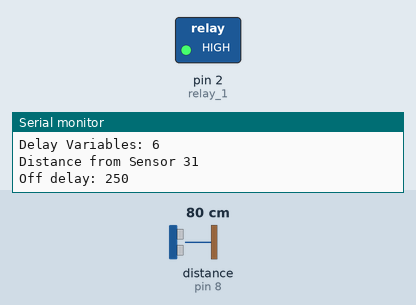
The sketch below on a simulated Arduino Uno, built with avr-gcc and run on an emulated ATmega328P. Parts: switched loads named in the sketch (green lamp = pin HIGH), the last lines printed to the serial monitor. The inputs (shaded band) are chosen by the test bench; at power-on: distance to the obstacle (sensor on pin 8) 80 cm. The echo pulse lasts 58.3 µs per cm; random numbers use the default seed unless the sketch sets one; pins used as bus, display or sensor lines are not drawn.

Above: at 1.2 s.
1.3 s: distance to the obstacle (sensor on pin 8) set to 95 cm
At 4.2 s:
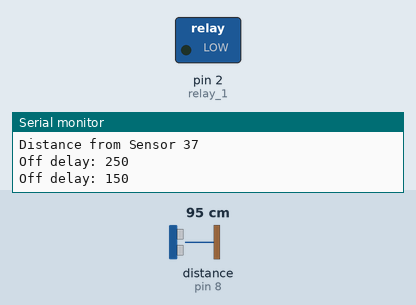
4.3 s: distance to the obstacle (sensor on pin 8) set to 106 cm
7.3 s: distance to the obstacle (sensor on pin 8) set to 9 cm
10.3 s: distance to the obstacle (sensor on pin 8) set to 6 cm
11.8 s: distance to the obstacle (sensor on pin 8) set to 18 cm
Timing chart, 0 to 15.8 s (numbered marks = the images above; inputs shaded):
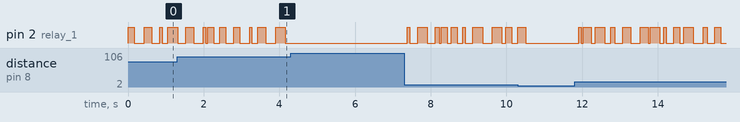

The sketch:

hallow_flicker.ino
```cpp
#include <NewPing.h>

int relay_1 = 2;
int vcc = 5;  //attach pin 2 to vcc
int trig = 7; // attach pin 3 to Trig
int echo = 8; //attach pin 4 to Echo
int gnd = 6;  //attach pin 5 to GND
int delays[] = {50, 100, 150, 200, 250, 300};
long dist_to_flicker = 42;
NewPing sonar(trig, echo, 100);

void setup() {
  Serial.begin(9600);
  // put your setup code here, to run once:
  pinMode(vcc,OUTPUT);
  pinMode(gnd,OUTPUT);
  pinMode(trig, OUTPUT);
  pinMode(relay_1, OUTPUT);
  pinMode(echo,INPUT);
  digitalWrite(vcc, HIGH);
  digitalWrite(gnd, LOW);
}

void loop() {

  Serial.println("");

  unsigned int duration = sonar.ping();
  Serial.print("Duration ");
  Serial.println(duration);
  // convert the time into a distance
  unsigned int inches = sonar.convert_in(duration);
  Serial.print("Delay Variables: ");
  Serial.println(sizeof(delays) / sizeof(*delays));
  Serial.print("Distance from Sensor ");
  Serial.println(inches);
  if(inches < dist_to_flicker && inches > 2){
    random_flicker(relay_1, delays, sizeof(delays) / sizeof(*delays));
  }

}

long take_measurement(int trig, int echo){


  // The PING))) is triggered by a HIGH pulse of 2 or more microseconds.
  // Give a short LOW pulse beforehand to ensure a clean HIGH pulse:

  digitalWrite(trig, LOW);
  delayMicroseconds(3);
  digitalWrite(trig, HIGH);
  delayMicroseconds(5);
  digitalWrite(trig, LOW);

  // The same pin is used to read the signal from the PING))): a HIGH
  // pulse whose duration is the time (in microseconds) from the sending
  // of the ping to the reception of its echo off of an object.

  return pulseIn(echo, HIGH);


}

long microsecondsToInches(long microseconds)
{
  return microseconds / 74 / 2;
}

void random_flicker(int flicker_pin, int *delay_times, int n_delays){

   int randomOff = random(0, n_delays-1);
   int randomOn = random(0, n_delays-1);

   digitalWrite(flicker_pin, HIGH);
   Serial.print("Off delay: ");
   Serial.println(delay_times[randomOff]);
   delay(delays[randomOff]);
   digitalWrite(flicker_pin, LOW);
   Serial.print("Off delay: ");
   Serial.println(delay_times[randomOn]);
   delay(delay_times[randomOn]);
}
```
